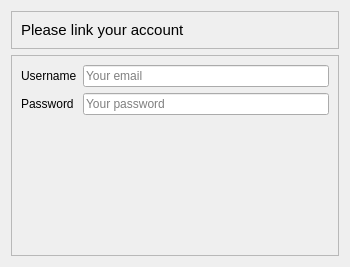
<?xml version="1.0" encoding="UTF-8"?>
<ui version="4.0">
 <class>AccountLinkDlg</class>
 <widget class="QDialog" name="AccountLinkDlg">
  <property name="geometry">
   <rect>
    <x>0</x>
    <y>0</y>
    <width>350</width>
    <height>267</height>
   </rect>
  </property>
  <property name="windowTitle">
   <string>Link Web Account</string>
  </property>
  <layout class="QVBoxLayout" name="verticalLayout_2">
   <item>
    <widget class="QFrame" name="frame">
     <property name="sizePolicy">
      <sizepolicy hsizetype="Preferred" vsizetype="Maximum">
       <horstretch>0</horstretch>
       <verstretch>0</verstretch>
      </sizepolicy>
     </property>
     <property name="frameShape">
      <enum>QFrame::StyledPanel</enum>
     </property>
     <property name="frameShadow">
      <enum>QFrame::Raised</enum>
     </property>
     <layout class="QVBoxLayout" name="verticalLayout">
      <item>
       <widget class="QLabel" name="label">
        <property name="font">
         <font>
          <pointsize>11</pointsize>
         </font>
        </property>
        <property name="text">
         <string>Please link your account</string>
        </property>
       </widget>
      </item>
     </layout>
    </widget>
   </item>
   <item>
    <widget class="QFrame" name="frame_2">
     <property name="frameShape">
      <enum>QFrame::StyledPanel</enum>
     </property>
     <property name="frameShadow">
      <enum>QFrame::Raised</enum>
     </property>
     <layout class="QFormLayout" name="formLayout">
      <item row="0" column="0">
       <widget class="QLabel" name="label_2">
        <property name="text">
         <string>Username</string>
        </property>
       </widget>
      </item>
      <item row="0" column="1">
       <widget class="QLineEdit" name="usernameTxt">
        <property name="focusPolicy">
         <enum>Qt::StrongFocus</enum>
        </property>
        <property name="inputMethodHints">
         <set>Qt::ImhNoAutoUppercase</set>
        </property>
        <property name="placeholderText">
         <string>Your email</string>
        </property>
       </widget>
      </item>
      <item row="1" column="0">
       <widget class="QLabel" name="label_3">
        <property name="text">
         <string>Password</string>
        </property>
       </widget>
      </item>
      <item row="1" column="1">
       <widget class="QLineEdit" name="passwordTxt">
        <property name="focusPolicy">
         <enum>Qt::StrongFocus</enum>
        </property>
        <property name="echoMode">
         <enum>QLineEdit::Password</enum>
        </property>
        <property name="placeholderText">
         <string>Your password</string>
        </property>
       </widget>
      </item>
     </layout>
    </widget>
   </item>
  </layout>
 </widget>
 <resources/>
 <connections/>
</ui>
